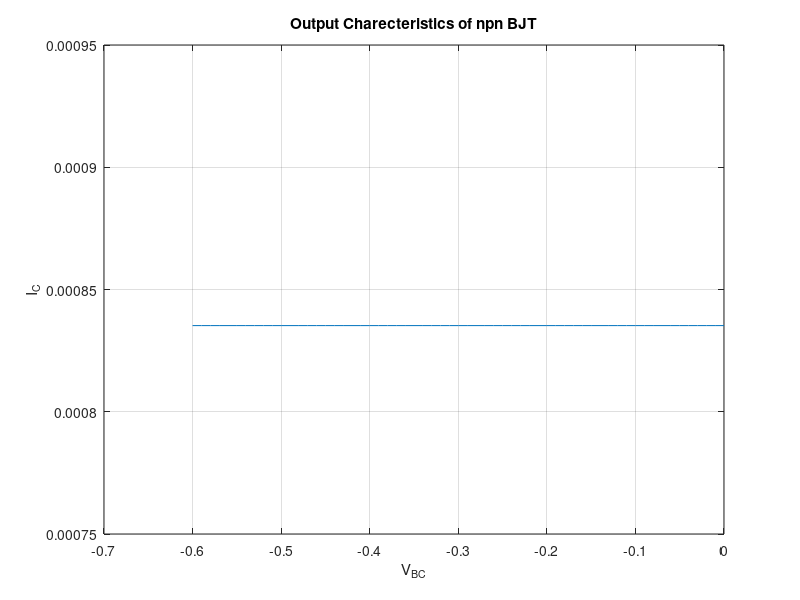

Write MATLAB code to recreate this figure.
ar=5;
b_f=120;
b_r=0.3;
j_s=2.*(10.^-16);
t=300;
k=1.36.*(10.^(-23));
q=1.6.*(10.^(-19));
i_s=j_s.*ar;
v_t=(k.*t)./q;
v_bc=(-0.6:0.01:0);
v_be=0.7;
a_f=(b_f)./(1+b_f);
a_r=(b_r)./(1+b_r);
i_es=i_s./a_f;
i_cs=i_s./a_r;
i_r=i_cs.*(exp(v_bc./v_t)-1);
i_f=i_es.*(exp(v_be./v_t)-1);
i_c=(a_f.*i_f)-i_r;
i_e=(-a_r.*i_r)+i_f;
plot(v_bc,i_c);
xlabel('V_B_C');
ylabel('I_C');
title('Output Charecteristics of npn BJT');
grid on;
